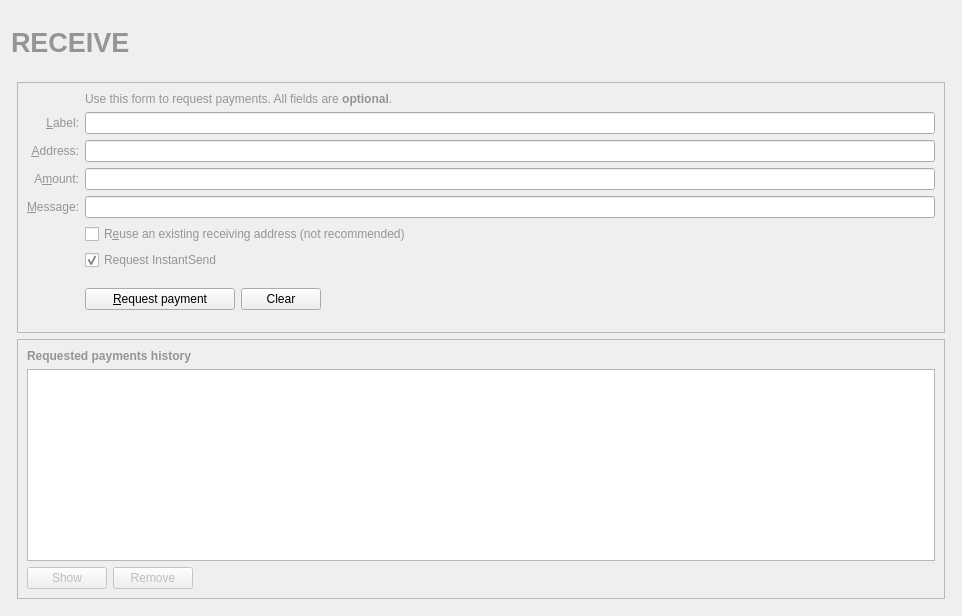
<?xml version="1.0" encoding="UTF-8"?>
<ui version="4.0">
 <class>ReceiveCoinsDialog</class>
 <widget class="QWidget" name="ReceiveCoinsDialog">
  <property name="geometry">
   <rect>
    <x>0</x>
    <y>0</y>
    <width>962</width>
    <height>616</height>
   </rect>
  </property>
  <layout class="QVBoxLayout" name="verticalLayout" stretch="0">
   <item>
    <layout class="QVBoxLayout" name="verticalLayout_Master" stretch="0,1">
     <property name="spacing">
      <number>0</number>
     </property>
     <item>
      <widget class="QFrame" name="frame_Header">
       <layout class="QVBoxLayout" name="verticalLayout_8">
        <property name="leftMargin">
         <number>0</number>
        </property>
        <property name="topMargin">
         <number>0</number>
        </property>
        <property name="rightMargin">
         <number>0</number>
        </property>
        <property name="bottomMargin">
         <number>0</number>
        </property>
        <item>
         <layout class="QHBoxLayout" name="horizontalLayout_Header" stretch="1,0,1">
          <item>
           <widget class="QLabel" name="labelOverviewHeaderLeft">
            <property name="minimumSize">
             <size>
              <width>464</width>
              <height>60</height>
             </size>
            </property>
            <property name="maximumSize">
             <size>
              <width>16777215</width>
              <height>60</height>
             </size>
            </property>
            <property name="font">
             <font>
              <pointsize>20</pointsize>
              <weight>75</weight>
              <bold>true</bold>
             </font>
            </property>
            <property name="text">
             <string>&lt;html&gt;&lt;head/&gt;&lt;body&gt;&lt;p&gt;&lt;span style=&quot; color:#939598;&quot;&gt;RECEIVE&lt;/span&gt;&lt;/p&gt;&lt;/body&gt;&lt;/html&gt;</string>
            </property>
           </widget>
          </item>
          <item>
           <spacer name="horizontalSpacer_3">
            <property name="orientation">
             <enum>Qt::Horizontal</enum>
            </property>
            <property name="sizeHint" stdset="0">
             <size>
              <width>40</width>
              <height>20</height>
             </size>
            </property>
           </spacer>
          </item>
          <item>
           <widget class="QLabel" name="labelOverviewHeaderRight">
            <property name="minimumSize">
             <size>
              <width>290</width>
              <height>65</height>
             </size>
            </property>
            <property name="maximumSize">
             <size>
              <width>290</width>
              <height>65</height>
             </size>
            </property>
            <property name="font">
             <font>
              <pointsize>14</pointsize>
             </font>
            </property>
            <property name="text">
             <string/>
            </property>
            <property name="alignment">
             <set>Qt::AlignRight|Qt::AlignTrailing|Qt::AlignVCenter</set>
            </property>
           </widget>
          </item>
         </layout>
        </item>
       </layout>
      </widget>
     </item>
     <item>
      <widget class="QFrame" name="frame_BG">
       <layout class="QVBoxLayout" name="verticalLayout_5">
        <property name="leftMargin">
         <number>6</number>
        </property>
        <property name="topMargin">
         <number>6</number>
        </property>
        <property name="rightMargin">
         <number>6</number>
        </property>
        <property name="bottomMargin">
         <number>6</number>
        </property>
        <item>
         <widget class="QFrame" name="frame2">
          <property name="sizePolicy">
           <sizepolicy hsizetype="Preferred" vsizetype="Expanding">
            <horstretch>0</horstretch>
            <verstretch>0</verstretch>
           </sizepolicy>
          </property>
          <property name="frameShape">
           <enum>QFrame::StyledPanel</enum>
          </property>
          <property name="frameShadow">
           <enum>QFrame::Sunken</enum>
          </property>
          <layout class="QVBoxLayout" name="verticalLayout_3">
           <item>
            <layout class="QGridLayout" name="gridLayout">
             <item row="2" column="2">
              <widget class="QLabel" name="label_5">
               <property name="text">
                <string>&lt;html&gt;&lt;head/&gt;&lt;body&gt;&lt;p&gt;&lt;span style=&quot; color:#939598;&quot;&gt;Use this form to request payments. All fields are &lt;/span&gt;&lt;span style=&quot; font-weight:600; color:#939598;&quot;&gt;optional&lt;/span&gt;&lt;span style=&quot; color:#939598;&quot;&gt;.&lt;/span&gt;&lt;/p&gt;&lt;/body&gt;&lt;/html&gt;</string>
               </property>
              </widget>
             </item>
             <item row="4" column="0">
              <widget class="QLabel" name="label_2">
               <property name="toolTip">
                <string>An optional label to associate with the new receiving address.</string>
               </property>
               <property name="text">
                <string>&lt;html&gt;&lt;head/&gt;&lt;body&gt;&lt;p&gt;&lt;span style=&quot; color:#939598;&quot;&gt;&amp;amp;Label:&lt;/span&gt;&lt;/p&gt;&lt;/body&gt;&lt;/html&gt;</string>
               </property>
               <property name="alignment">
                <set>Qt::AlignRight|Qt::AlignTrailing|Qt::AlignVCenter</set>
               </property>
               <property name="buddy">
                <cstring>reqLabel</cstring>
               </property>
              </widget>
             </item>
             <item row="4" column="2">
              <widget class="QLineEdit" name="reqLabel">
               <property name="toolTip">
                <string>An optional label to associate with the new receiving address.</string>
               </property>
              </widget>
             </item>
             <item row="5" column="0">
              <widget class="QLabel" name="label">
               <property name="toolTip">
                <string>Your receiving address. You can copy and use it to receive coins on this wallet. A new one will be generated once it is used.</string>
               </property>
               <property name="text">
                <string>&lt;html&gt;&lt;head/&gt;&lt;body&gt;&lt;p&gt;&lt;span style=&quot; color:#939598;&quot;&gt;&amp;amp;Address:&lt;/span&gt;&lt;/p&gt;&lt;/body&gt;&lt;/html&gt;</string>
               </property>
               <property name="alignment">
                <set>Qt::AlignRight|Qt::AlignTrailing|Qt::AlignVCenter</set>
               </property>
               <property name="buddy">
                <cstring>reqAddress</cstring>
               </property>
              </widget>
             </item>
             <item row="5" column="2">
              <widget class="QLineEdit" name="reqAddress">
               <property name="minimumSize">
                <size>
                 <width>80</width>
                 <height>0</height>
                </size>
               </property>
               <property name="toolTip">
                <string>Your receiving address. You can copy and use it to receive coins on this wallet. A new one will be generated once it is used.</string>
               </property>
               <property name="readOnly">
                <bool>true</bool>
               </property>
              </widget>
             </item>
             <item row="6" column="0">
              <widget class="QLabel" name="label">
               <property name="toolTip">
                <string>An optional amount to request. Leave this empty or zero to not request a specific amount.</string>
               </property>
               <property name="text">
                <string>&lt;html&gt;&lt;head/&gt;&lt;body&gt;&lt;p&gt;&lt;span style=&quot; color:#939598;&quot;&gt;A&amp;amp;mount:&lt;/span&gt;&lt;/p&gt;&lt;/body&gt;&lt;/html&gt;</string>
               </property>
               <property name="alignment">
                <set>Qt::AlignRight|Qt::AlignTrailing|Qt::AlignVCenter</set>
               </property>
               <property name="buddy">
                <cstring>reqAmount</cstring>
               </property>
              </widget>
             </item>
             <item row="6" column="2">
              <widget class="BitcoinAmountField" name="reqAmount">
               <property name="minimumSize">
                <size>
                 <width>80</width>
                 <height>0</height>
                </size>
               </property>
               <property name="toolTip">
                <string>An optional amount to request. Leave this empty or zero to not request a specific amount.</string>
               </property>
              </widget>
             </item>
             <item row="7" column="0">
              <widget class="QLabel" name="label_3">
               <property name="toolTip">
                <string>An optional message to attach to the payment request, which will be displayed when the request is opened. Note: The message will not be sent with the payment over the VICE network.</string>
               </property>
               <property name="text">
                <string>&lt;html&gt;&lt;head/&gt;&lt;body&gt;&lt;p&gt;&lt;span style=&quot; color:#939598;&quot;&gt;&amp;amp;Message:&lt;/span&gt;&lt;/p&gt;&lt;/body&gt;&lt;/html&gt;</string>
               </property>
               <property name="alignment">
                <set>Qt::AlignRight|Qt::AlignTrailing|Qt::AlignVCenter</set>
               </property>
               <property name="buddy">
                <cstring>reqMessage</cstring>
               </property>
              </widget>
             </item>
             <item row="7" column="2">
              <widget class="QLineEdit" name="reqMessage">
               <property name="toolTip">
                <string>An optional message to attach to the payment request, which will be displayed when the request is opened.&lt;br&gt;Note: The message will not be sent with the payment over the VICE network.</string>
               </property>
              </widget>
             </item>
             <item row="8" column="2">
              <widget class="QCheckBox" name="reuseAddress">
               <property name="toolTip">
                <string>Reuse one of the previously used receiving addresses.&lt;br&gt;Reusing addresses has security and privacy issues.&lt;br&gt;Do not use this unless re-generating a payment request made before.</string>
               </property>
               <property name="styleSheet">
                <string notr="true">color: rgb(147, 149, 152);</string>
               </property>
               <property name="text">
                <string>R&amp;euse an existing receiving address (not recommended)</string>
               </property>
              </widget>
             </item>
             <item row="9" column="0">
              <widget class="QLabel" name="label_7">
               <property name="text">
                <string/>
               </property>
              </widget>
             </item>
             <item row="9" column="2">
              <widget class="QCheckBox" name="checkUseInstantSend">
               <property name="styleSheet">
                <string notr="true">color: rgb(147, 149, 152);</string>
               </property>
               <property name="text">
                <string>Request InstantSend</string>
               </property>
               <property name="checked">
                <bool>true</bool>
               </property>
              </widget>
             </item>
             <item row="10" column="2">
              <layout class="QHBoxLayout" name="horizontalLayout">
               <item>
                <widget class="QPushButton" name="receiveButton">
                 <property name="minimumSize">
                  <size>
                   <width>150</width>
                   <height>0</height>
                  </size>
                 </property>
                 <property name="cursor">
                  <cursorShape>PointingHandCursor</cursorShape>
                 </property>
                 <property name="text">
                  <string>&amp;Request payment</string>
                 </property>
                 <property name="icon">
                  <iconset resource="../vicenetwork.qrc">
                   <normaloff>:/icons/receiving_addresses</normaloff>:/icons/receiving_addresses</iconset>
                 </property>
                </widget>
               </item>
               <item>
                <widget class="QPushButton" name="clearButton">
                 <property name="sizePolicy">
                  <sizepolicy hsizetype="Minimum" vsizetype="Fixed">
                   <horstretch>0</horstretch>
                   <verstretch>0</verstretch>
                  </sizepolicy>
                 </property>
                 <property name="cursor">
                  <cursorShape>PointingHandCursor</cursorShape>
                 </property>
                 <property name="toolTip">
                  <string>Clear all fields of the form.</string>
                 </property>
                 <property name="text">
                  <string>Clear</string>
                 </property>
                 <property name="icon">
                  <iconset resource="../vicenetwork.qrc">
                   <normaloff>:/icons/remove</normaloff>:/icons/remove</iconset>
                 </property>
                 <property name="autoDefault">
                  <bool>false</bool>
                 </property>
                </widget>
               </item>
               <item>
                <spacer name="horizontalSpacer">
                 <property name="orientation">
                  <enum>Qt::Horizontal</enum>
                 </property>
                 <property name="sizeHint" stdset="0">
                  <size>
                   <width>40</width>
                   <height>20</height>
                  </size>
                 </property>
                </spacer>
               </item>
              </layout>
             </item>
             <item row="10" column="2">
              <spacer name="verticalSpacer">
               <property name="orientation">
                <enum>Qt::Vertical</enum>
               </property>
               <property name="sizeHint" stdset="0">
                <size>
                 <width>20</width>
                 <height>40</height>
                </size>
               </property>
              </spacer>
             </item>
            </layout>
           </item>
          </layout>
         </widget>
        </item>
        <item>
         <widget class="QFrame" name="frame">
          <property name="sizePolicy">
           <sizepolicy hsizetype="Preferred" vsizetype="Expanding">
            <horstretch>0</horstretch>
            <verstretch>0</verstretch>
           </sizepolicy>
          </property>
          <property name="frameShape">
           <enum>QFrame::StyledPanel</enum>
          </property>
          <property name="frameShadow">
           <enum>QFrame::Raised</enum>
          </property>
          <layout class="QVBoxLayout" name="verticalLayout_2">
           <item>
            <widget class="QLabel" name="label_6">
             <property name="font">
              <font>
               <weight>75</weight>
               <bold>true</bold>
              </font>
             </property>
             <property name="text">
              <string>&lt;html&gt;&lt;head/&gt;&lt;body&gt;&lt;p&gt;&lt;span style=&quot; color:#939598;&quot;&gt;Requested payments history&lt;/span&gt;&lt;/p&gt;&lt;/body&gt;&lt;/html&gt;</string>
             </property>
            </widget>
           </item>
           <item>
            <widget class="QTableView" name="recentRequestsView">
             <property name="palette">
              <palette>
               <active>
                <colorrole role="Text">
                 <brush brushstyle="NoBrush">
                  <color alpha="128">
                   <red>51</red>
                   <green>51</green>
                   <blue>51</blue>
                  </color>
                 </brush>
                </colorrole>
               </active>
               <inactive>
                <colorrole role="Text">
                 <brush brushstyle="NoBrush">
                  <color alpha="128">
                   <red>51</red>
                   <green>51</green>
                   <blue>51</blue>
                  </color>
                 </brush>
                </colorrole>
               </inactive>
               <disabled>
                <colorrole role="Text">
                 <brush brushstyle="NoBrush">
                  <color alpha="128">
                   <red>51</red>
                   <green>51</green>
                   <blue>51</blue>
                  </color>
                 </brush>
                </colorrole>
               </disabled>
              </palette>
             </property>
             <property name="contextMenuPolicy">
              <enum>Qt::CustomContextMenu</enum>
             </property>
             <property name="tabKeyNavigation">
              <bool>false</bool>
             </property>
             <property name="sortingEnabled">
              <bool>true</bool>
             </property>
            </widget>
           </item>
           <item>
            <layout class="QHBoxLayout" name="horizontalLayout_2">
             <item>
              <widget class="QPushButton" name="showRequestButton">
               <property name="enabled">
                <bool>false</bool>
               </property>
               <property name="cursor">
                <cursorShape>PointingHandCursor</cursorShape>
               </property>
               <property name="toolTip">
                <string>Show the selected request (does the same as double clicking an entry)</string>
               </property>
               <property name="text">
                <string>Show</string>
               </property>
               <property name="icon">
                <iconset resource="../vicenetwork.qrc">
                 <normaloff>:/icons/edit</normaloff>:/icons/edit</iconset>
               </property>
               <property name="autoDefault">
                <bool>false</bool>
               </property>
              </widget>
             </item>
             <item>
              <widget class="QPushButton" name="removeRequestButton">
               <property name="enabled">
                <bool>false</bool>
               </property>
               <property name="cursor">
                <cursorShape>PointingHandCursor</cursorShape>
               </property>
               <property name="toolTip">
                <string>Remove the selected entries from the list</string>
               </property>
               <property name="text">
                <string>Remove</string>
               </property>
               <property name="icon">
                <iconset resource="../vicenetwork.qrc">
                 <normaloff>:/icons/remove</normaloff>:/icons/remove</iconset>
               </property>
               <property name="autoDefault">
                <bool>false</bool>
               </property>
              </widget>
             </item>
             <item>
              <spacer name="horizontalSpacer_2">
               <property name="orientation">
                <enum>Qt::Horizontal</enum>
               </property>
               <property name="sizeHint" stdset="0">
                <size>
                 <width>40</width>
                 <height>20</height>
                </size>
               </property>
              </spacer>
             </item>
            </layout>
           </item>
          </layout>
         </widget>
        </item>
       </layout>
      </widget>
     </item>
    </layout>
   </item>
  </layout>
 </widget>
 <customwidgets>
  <customwidget>
   <class>BitcoinAmountField</class>
   <extends>QLineEdit</extends>
   <header>bitcoinamountfield.h</header>
   <container>1</container>
  </customwidget>
 </customwidgets>
 <tabstops>
  <tabstop>reqLabel</tabstop>
  <tabstop>reqAddress</tabstop>
  <tabstop>reqAmount</tabstop>
  <tabstop>reqMessage</tabstop>
  <tabstop>reuseAddress</tabstop>
  <tabstop>receiveButton</tabstop>
  <tabstop>clearButton</tabstop>
  <tabstop>recentRequestsView</tabstop>
  <tabstop>showRequestButton</tabstop>
  <tabstop>removeRequestButton</tabstop>
 </tabstops>
 <resources>
  <include location="../vicenetwork.qrc"/>
 </resources>
 <connections/>
</ui>
